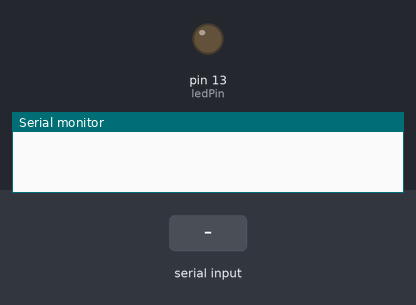
Recording of a sketch running on a simulated Arduino Uno, built with avr-gcc and run on an emulated ATmega328P. Parts: output pins drawn as LEDs (lit = HIGH), the last lines printed to the serial monitor. The test bench sets the inputs (shaded band).

Above: at 1.2 s.
1.3 s: "H" received over Serial
At 1.7 s:
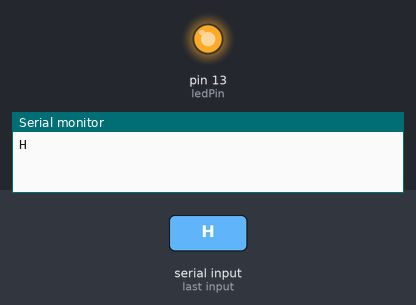
2.9 s: "L" received over Serial
At 4.1 s:
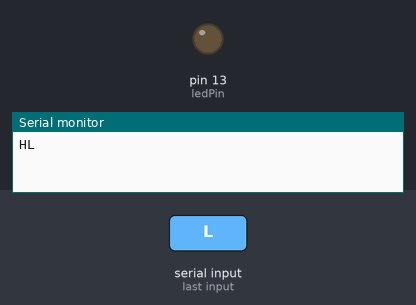
Timing chart, 0 to 5.9 s (numbered marks = the images above; inputs shaded):
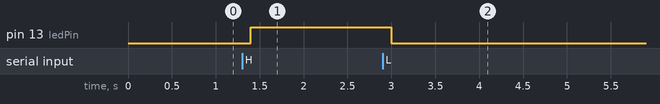

The sketch:

serialtest.pde
```cpp
  // Wiring/Arduino code:
 // Read data from the serial and turn ON or OFF a light depending on the value

 char val; // Data received from the serial port
 int ledPin = 13; // Set the pin to digital I/O 4

 void setup()
 {
   pinMode(ledPin, OUTPUT); // Set pin as OUTPUT
   Serial.begin(9600); // Start serial communication at 9600 bps
 }

 void loop()
 {
   if (Serial.available())
   { // If data is available to read,
     val = Serial.read(); // read it and store it in val
   } else {
     val = 'N';
   }

   if (val == 'H')
   { // If H was received
     digitalWrite(ledPin, HIGH); // turn the LED on
     Serial.write('H');
   }
   else if (val == 'L')
   {
     digitalWrite(ledPin, LOW); // Otherwise turn it OFF
     Serial.write('L');
   }
   delay(100); // Wait 100 milliseconds for next reading
 }
```

Measured:
- after the input at 1.3 s, pin 13 (ledPin): LOW → HIGH after 0.10 s
- after the input at 2.9 s, pin 13 (ledPin): HIGH → LOW after 0.10 s
